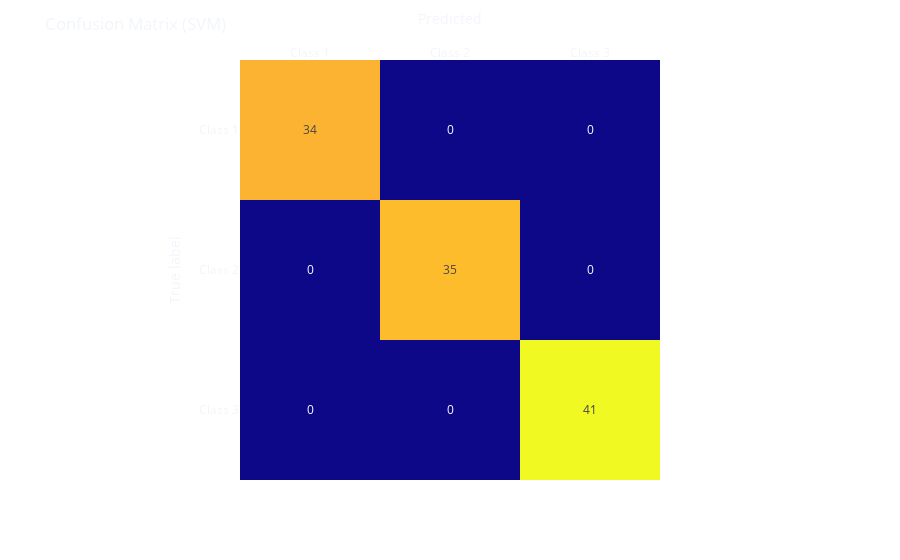

Here is the notebook cell this chart was saved with:
### Markdown cell above
# Crafting _Evasion Attacks_ against Machine Learning Models

Return to the [castle](https://github.com/Nkluge-correa/teeny-tiny_castle).

**Adversarial machine learning (`AML`) is a subfield of machine learning that focuses on developing algorithms and techniques that can withstand and respond to adversarial attacks.** 

**Adversarial attacks are a type of cyber attack where an attacker deliberately manipulates data inputs to ML models with the aim of causing them to produce incorrect outputs.** 

**`AML` aims to improve the robustness and security of ML models by identifying vulnerabilities and developing countermeasures to mitigate the impact of adversarial attacks. A range of techniques have been developed for `AML`, including `adversarial training` (_training models on adversarial examples_), and `defensive distillation` (_creating a distilled version of a model that is resistant to adversarial attacks_).**

**`AML` is an active area of research, as ML models continue to be deployed in a wide range of applications where they may be vulnerable to attack.**

**One of the alternatives for making models more resilient against adversarial attacks is `adversarial training`. In `adversarial training`, we generate adversarial examples and use them as samples (with their correct labels) for training (retraining) the original model, making it more robust.**

**In this notebook we will be exploring a type of attack called _evasion_ (we have already explored this a bit in our notebooks on [Evasion Attacks with Keras & Tensorflow](https://github.com/Nkluge-correa/teeny-tiny_castle/blob/bbe9c0a77499fa68de7c6d53bf5ef7e0b43a25e0/ML%20Adversarial/evasion_attacks_FGSM.ipynb)). But _what is evasion?_ Evasion attacks happen when the network is fed an “_adversarial example_”, i.e., a carefully perturbed input that looks and feels the same as its untampered copy to a human — but that completely throws off the ML model.**

![image](<https://cdn.vox-cdn.com/thumbor/uXLBjJlvk7QNC_HfXbkThG3sHPs=/0x0:652x316/1200x800/filters:focal(274x106:378x210):no_upscale()/cdn.vox-cdn.com/uploads/chorus_image/image/58191589/adversarial_patch_.0.gif>)

**The attacks performed in this notebook (unlike the attacks on [other notebooks](https://github.com/Nkluge-correa/teeny-tiny_castle/blob/bbe9c0a77499fa68de7c6d53bf5ef7e0b43a25e0/ML%20Adversarial/evasion_attacks_FGSM.ipynb) where we crafted them _"by hand"_) are done using the [SecML: A library for Secure and Explainable Machine Learning](https://gitlab.com/secml/secml).**

**The SecML library has machine learning utilities very similar to other ML modules (Scikit Learn, Pytorch), which makes very easy to create models using SecML (especially if you are already used to those other ML libraries).**

### Code cell
seed = 42

from secml.data.loader import CDLRandomBlobs

dataset = CDLRandomBlobs(n_features=2, 
                         centers=[[-2, 0], [2, -2], [2, 2]], 
                         cluster_std=0.8,
                         n_samples=1100,
                         random_state=seed).load()

from secml.data.splitter import CTrainTestSplit

splitter = CTrainTestSplit(
    train_size=int(dataset.X.shape[0] * 0.9), test_size=int(dataset.X.shape[0] * 0.1), random_state=seed)
tr, ts = splitter.split(dataset)

from secml.ml.features import CNormalizerMinMax

normilizer = CNormalizerMinMax()
tr.X = normilizer.fit_transform(tr.X)
ts.X = normilizer.transform(ts.X)

from secml.ml.classifiers import CClassifierSVM
from secml.ml.classifiers.multiclass import CClassifierMulticlassOVA
from secml.ml.kernels import CKernelRBF

model = CClassifierMulticlassOVA(CClassifierSVM, kernel=CKernelRBF())

from secml.data.splitter import CDataSplitterKFold

validation_splitter = CDataSplitterKFold(num_folds=3, random_state=seed)

from secml.ml.peval.metrics import CMetricAccuracy

metric = CMetricAccuracy()

hyper_params = {'C': [0.01, 0.1, 1], 'kernel.gamma': [10, 100, 1000]}

print("Hypertunning...")
best_params = model.estimate_parameters(
    dataset=tr, 
    parameters=hyper_params, 
    splitter=validation_splitter, 
    metric='accuracy', 
    perf_evaluator='xval'
)

print(f'''
Hypertunning Complete.
Results: C = {best_params['C']}, kernel.gamma = {best_params['kernel.gamma']}.''')

model.fit(tr.X, tr.Y)

y_pred = model.predict(ts.X)
score = metric.performance_score(y_true=ts.Y, y_pred=y_pred)
print(f"\nAccuracy: {round(score, 2) * 100}%.")

from sklearn.metrics import confusion_matrix

matrix = confusion_matrix(list(ts.Y), list(y_pred))

import plotly.express as px
fig = px.imshow(matrix,
                labels=dict(x="Predicted", y="True label"),
                x=['Class 1', 'Class 2', 'Class 3'],
                y=['Class 1', 'Class 2', 'Class 3'],
                text_auto=True
                )
fig.update_xaxes(side='top')
fig.update_layout(template='plotly_dark',
                  title='Confusion Matrix (SVM)',
                  coloraxis_showscale=False,
                  paper_bgcolor='rgba(0, 0, 0, 0)',
                  plot_bgcolor='rgba(0, 0, 0, 0)')
fig.show()

### Figure 1 — Plotly figure (JSON) as saved in the notebook; plotly's stock layout.template omitted (floating-point values rounded to 4 significant figures)
{"data": [{"coloraxis": "coloraxis", "hovertemplate": "Predicted: %{x}<br>True label: %{y}<br>color: %{z}<extra></extra>", "name": "0", "texttemplate": "%{z}", "type": "heatmap", "x": ["Class 1", "Class 2", "Class 3"], "xaxis": "x", "y": ["Class 1", "Class 2", "Class 3"], "yaxis": "y", "z": [[34, 0, 0], [0, 35, 0], [0, 0, 41]]}], "layout": {"coloraxis": {"colorscale": [[0, "#0d0887"], [0.1111, "#46039f"], [0.2222, "#7201a8"], [0.3333, "#9c179e"], [0.4444, "#bd3786"], [0.5556, "#d8576b"], [0.6667, "#ed7953"], [0.7778, "#fb9f3a"], [0.8889, "#fdca26"], [1, "#f0f921"]], "showscale": false}, "margin": {"t": 60}, "paper_bgcolor": "rgba(0, 0, 0, 0)", "plot_bgcolor": "rgba(0, 0, 0, 0)", "title": {"text": "Confusion Matrix (SVM)"}, "xaxis": {"anchor": "y", "constrain": "domain", "domain": [0, 1], "scaleanchor": "y", "side": "top", "title": {"text": "Predicted"}}, "yaxis": {"anchor": "x", "autorange": "reversed", "constrain": "domain", "domain": [0, 1], "title": {"text": "True label"}}}}
